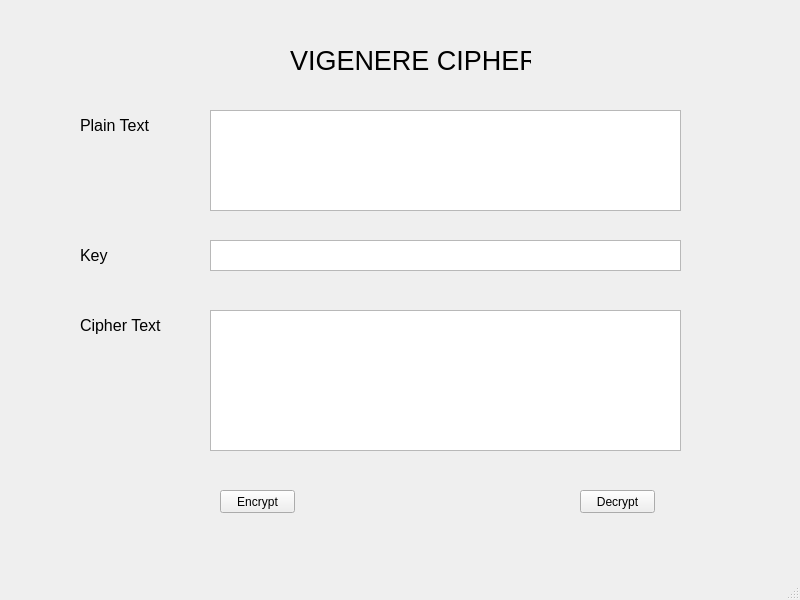
<?xml version="1.0" encoding="UTF-8"?>
<ui version="4.0">
 <class>MainWindow</class>
 <widget class="QMainWindow" name="MainWindow">
  <property name="geometry">
   <rect>
    <x>0</x>
    <y>0</y>
    <width>800</width>
    <height>600</height>
   </rect>
  </property>
  <property name="windowTitle">
   <string>MainWindow</string>
  </property>
  <widget class="QWidget" name="centralwidget">
   <widget class="QLabel" name="text_2">
    <property name="geometry">
     <rect>
      <x>80</x>
      <y>240</y>
      <width>81</width>
      <height>31</height>
     </rect>
    </property>
    <property name="font">
     <font>
      <pointsize>12</pointsize>
     </font>
    </property>
    <property name="text">
     <string>Key</string>
    </property>
   </widget>
   <widget class="QLabel" name="text">
    <property name="geometry">
     <rect>
      <x>80</x>
      <y>110</y>
      <width>81</width>
      <height>31</height>
     </rect>
    </property>
    <property name="font">
     <font>
      <pointsize>12</pointsize>
     </font>
    </property>
    <property name="text">
     <string>Plain Text</string>
    </property>
   </widget>
   <widget class="QPlainTextEdit" name="txt_key">
    <property name="geometry">
     <rect>
      <x>210</x>
      <y>240</y>
      <width>471</width>
      <height>31</height>
     </rect>
    </property>
   </widget>
   <widget class="QPushButton" name="btn_encrypt">
    <property name="geometry">
     <rect>
      <x>220</x>
      <y>490</y>
      <width>75</width>
      <height>23</height>
     </rect>
    </property>
    <property name="text">
     <string>Encrypt</string>
    </property>
   </widget>
   <widget class="QLabel" name="text_3">
    <property name="geometry">
     <rect>
      <x>80</x>
      <y>310</y>
      <width>81</width>
      <height>31</height>
     </rect>
    </property>
    <property name="font">
     <font>
      <pointsize>12</pointsize>
     </font>
    </property>
    <property name="text">
     <string>Cipher Text</string>
    </property>
   </widget>
   <widget class="QPushButton" name="btn_decrypt">
    <property name="geometry">
     <rect>
      <x>580</x>
      <y>490</y>
      <width>75</width>
      <height>23</height>
     </rect>
    </property>
    <property name="text">
     <string>Decrypt</string>
    </property>
   </widget>
   <widget class="QPlainTextEdit" name="txt_cipher_text">
    <property name="geometry">
     <rect>
      <x>210</x>
      <y>310</y>
      <width>471</width>
      <height>141</height>
     </rect>
    </property>
   </widget>
   <widget class="QLabel" name="label">
    <property name="geometry">
     <rect>
      <x>290</x>
      <y>30</y>
      <width>241</width>
      <height>61</height>
     </rect>
    </property>
    <property name="font">
     <font>
      <pointsize>20</pointsize>
     </font>
    </property>
    <property name="text">
     <string>VIGENERE CIPHER</string>
    </property>
   </widget>
   <widget class="QPlainTextEdit" name="txt_plain_text">
    <property name="geometry">
     <rect>
      <x>210</x>
      <y>110</y>
      <width>471</width>
      <height>101</height>
     </rect>
    </property>
   </widget>
  </widget>
  <widget class="QMenuBar" name="menubar">
   <property name="geometry">
    <rect>
     <x>0</x>
     <y>0</y>
     <width>800</width>
     <height>21</height>
    </rect>
   </property>
  </widget>
  <widget class="QStatusBar" name="statusbar"/>
 </widget>
 <resources/>
 <connections/>
</ui>
